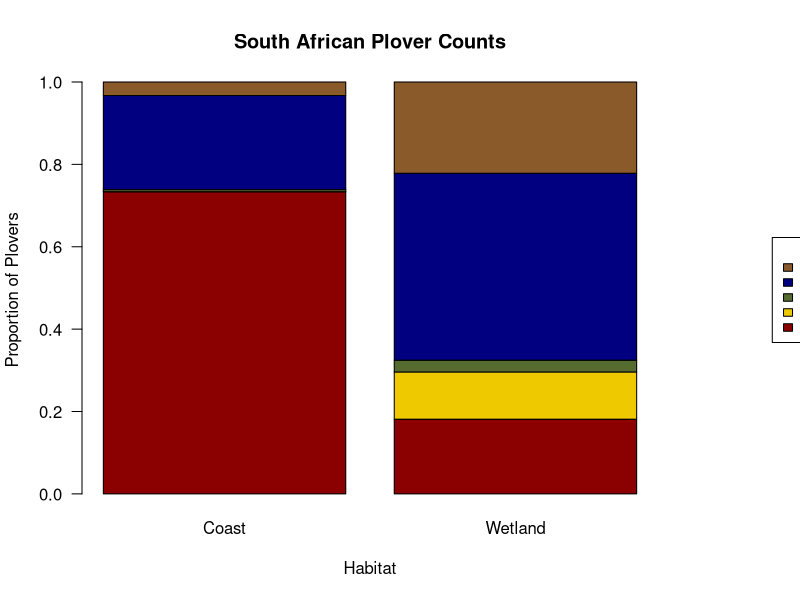

R code for this plot:
# Tidy your work environment, if needed:
rm(list=ls())

# Load the MASS package so that it is active:
library(MASS)

# Read in the sample dataset:
data("waders")

# This dataset contains counts of 19 species of wading birds at 15 different sites in
# South Africa. We will reduce the dataset a bit for our purposes, and will compare the
# proportions of plover species counts between coastal and wetland habitats.

# To keep all rows (sites), but only the counts for the five plover species:
data <- waders[,c(2:6)]

# To rename the remaining columns with the corresponding species names, first save a 
# vector of names:
species <- c("White-fronted","Kitt Lutz","Three-banded","Grey","Ringed")

# ...and then use it to rename the columns:
colnames(data) <- species

# We will classify each site as either coast or wetland to compare the plover species
# counts in the two different habitat types.
# First add a column to the data frame based on the row names, which correspond to sites:
data$habitat <- rownames(data)

# The following code will rename the habitat entries appropriately as either coast or
# wetland:
data <- within(data, habitat[habitat=="A"|habitat=="C"|habitat=="E"|habitat=="G"|habitat=="I"|habitat=="K"|habitat=="M"|habitat=="N"] <- "coast")
data <- within(data, habitat[habitat!="coast"] <- "wetland")

# We will calculate, for each habitat type, the species proportions of the total number of
# counted plovers. Habitats will be displayed on the x-axis while the proportions for each
# plover species will be stacked vertically for each habitat type. Since the calculations
# are proportions of the totals, each bar will be bounded by 0 and 1.

# Each habitat type had counts from multiple sites. We need to know the total number of 
# plovers counted for each species, in each habitat type.
# The aggregate command applies a mathematical function to a vector based on one or more
# variables. Here, we are telling it that we want to calculate the sum of plovers for
# each species, separately for each habitat type:
totals <- as.data.frame(aggregate(.~habitat, data, FUN=sum))

# In order to create this plot, the data must be in a matrix format rather than a data 
# frame. We can get the data in the correct order and format through the following:
counts <- data.matrix(t(totals[,-1]))
# The [,-1] omits the habitat column, which we do not need to have counted.

# The command prop.table creates a table of proportions from the counts.
# Margin refers to whether the proportions will be calculated by row (1) or column (2).
prop <- prop.table(counts,margin=2)

# Our plot will include a key/legend, which we don't want to overlap the bars. We will
# adjust the plot margins to make room to the right side of the graph, where we will 
# place the key:
par(mar=c(5.1, 4.1, 4.1, 7.1), xpd=TRUE)

# There is an option to specify which colors to use in the bar plot (1 for each species):
colors <- c("darkred",
            "gold2",
            "darkolivegreen",
            "navy",
            "tan4")

# To make the bar plot:
bp <- barplot(prop, # the bar heights will be based on the data in our proportions table
              las=1, # rotates the y-axis numbers to read horizontally
              col=colors, # assigns colors to the bars from the saved vector
              width=2, # bar width
              main="South African Plover Counts",
              xlab="Habitat", 
              ylab="Proportion of Plovers",
              names.arg = c("Coast","Wetland"),
              legend.text = TRUE, # this will give us a key telling what each of the stacks on the bar represents
              args.legend = list(title = "Species", x = "right", inset=c(-.4,0), cex=0.75)) # Here we title the key, tell where we want it to be located (outside of the plot) and can change the text size.
